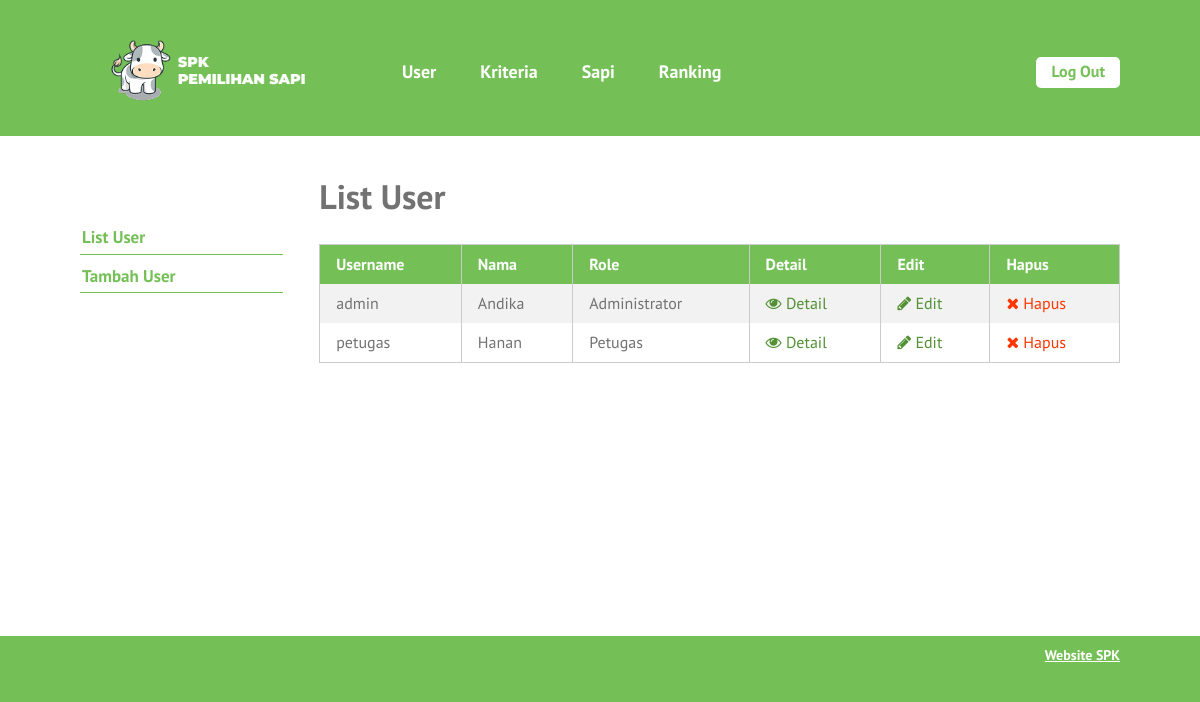
Screenshot of /list-user.php (signed in) with the database file from the repository.
### tables this page shows
CREATE TABLE `user` (
  `id_user` int(5) NOT NULL,
  `username` varchar(16) NOT NULL,
  `password` varchar(50) NOT NULL,
  `nama` varchar(70) NOT NULL,
  `email` varchar(50) DEFAULT NULL,
  `alamat` varchar(100) DEFAULT NULL,
  `role` char(1) NOT NULL
);

### list-user.php (the view, shortened to what this page needs)
<?php require_once('includes/init.php'); ?>
<?php
require_once('template-parts/header.php');
?>
	<div class="main-content-row">
	<div class="container clearfix">
		<?php include_once('template-parts/sidebar-user.php'); ?>
		<div class="main-content the-content">
			<h1>List User</h1>
			<?php
			$query = $pdo->prepare('SELECT id_user, username, nama, role FROM user');
			$query->execute();
			$query->setFetchMode(PDO::FETCH_ASSOC);
			if($query->rowCount() > 0):
			?>
			<table class="pure-table pure-table-striped">
				<thead>
					<tr>
						<th>Username</th>
						<th>Nama</th>
						<th>Role</th>
						<th>Detail</th>
						<th>Edit</th>
						<th>Hapus</th>
					</tr>
				</thead>
				<tbody>
					<?php while($hasil = $query->fetch()): ?>
						<tr>
							<td><?php echo $hasil['username']; ?></td>
							<td><?php echo $hasil['nama']; ?></td>
							<td>
							<?php
							if($hasil['role'] == 1) {
								echo 'Administrator';
							} elseif($hasil['role'] == 2) {
								echo 'Petugas';
							}
							?>
							</td>
							<td><a href="single-user.php?id=<?php echo $hasil['id_user']; ?>"><span class="fa fa-eye"></span> Detail</a></td>
							<td><a href="edit-user.php?id=<?php echo $hasil['id_user']; ?>"><span class="fa fa-pencil"></span> Edit</a></td>
							<td><a href="hapus-user.php?id=<?php echo $hasil['id_user']; ?>" class="red yaqin-hapus"><span class="fa fa-times"></span> Hapus</a></td>
						</tr>
					<?php endwhile; ?>
				</tbody>
			</table>
			<?php else: ?>
				<p>Maaf, belum ada data untuk user.</p>
			<?php endif; ?>
		</div>
	</div>
	</div>
<?php
require_once('template-parts/footer.php');

### stylesheets/style.css (style rules this page uses)
html,body,div,span,applet,object,iframe,h1,h2,h3,h4,h5,h6,p,blockquote,pre,a,abbr,acronym,address,big,cite,code,del,dfn,em,img,ins,kbd,q,s,samp,small,strike,strong,sub,sup,tt,var,b,u,i,center,dl,dt,dd,ol,ul,li,fieldset,form,label,legend,table,caption,tbody,tfoot,thead,tr,th,td,article,aside,canvas,details,embed,figure,figcaption,footer,header,hgroup,menu,nav,output,ruby,section,summary,time,mark,audio,video { margin:0;padding:0;border:0;font-size:100%;vertical-align:baseline }
body { line-height:1 }
table { border-collapse:collapse;border-spacing:0 }
*,*:before,*:after { -moz-box-sizing:border-box;-webkit-box-sizing:border-box;box-sizing:border-box }
.clearfix:before,.clearfix:after { content:" ";display:table }
.clear,.clearfix:after { clear:both }
a { color:#74c056;text-decoration:none }
.container { max-width:1100px;margin:0 auto;position:relative;padding:0 30px }
body { background:#74c056;font-family:"PT Sans",sans-serif;color:#727272;font-size:14px;line-height:1.3;font-weight:500 }
h1,h2,h3,h4,h5,h6 { font-weight:300 }
.pure-table { border-collapse:collapse;border-spacing:0;empty-cells:show;border:1px solid #cbcbcb;width:100% }
.pure-table td,.pure-table th { border-left:1px solid #cbcbcb;border-width:0 0 0 1px;font-size:inherit;margin:0;overflow:visible;padding:0.5em 1em }
.pure-table td:first-child,.pure-table th:first-child { border-left-width:0 }
.pure-table thead { background-color:#74c056;color:#fff;text-align:left;vertical-align:bottom }
.pure-table thead th { color:#fff }
.pure-table td { background-color:transparent }
.pure-table-striped tr:nth-child(2n-1) td { background-color:#f2f2f2 }
.the-content { font-size:16px;line-height:1.42857 }
.the-content a { color:#519133 }
.the-content h1,.the-content h2,.the-content h3,.the-content h4,.the-content h5,.the-content h6 { font-weight:700 }
.the-content h1 { font-size:34px;margin:0.8em 0 0.8em;padding:0;line-height:1.2 }
.the-content blockquote,.the-content table,.the-content p,.the-content ul,.the-content ol,.the-content dd,.the-content pre,.the-content iframe,.the-content .flxmap-container,.the-content hr { margin-bottom:1em }
.the-content table { margin-bottom:50px }
.the-content>h1:first-child,.the-content>h3:first-child,.the-content>h2:first-child { margin-top:0 }
.fa { display:inline-block;font:normal normal normal 14px/1 FontAwesome;font-size:inherit;text-rendering:auto;-webkit-font-smoothing:antialiased;-moz-osx-font-smoothing:grayscale }
.fa-remove:before,.fa-close:before,.fa-times:before { content:"\f00d" }
.fa-pencil:before { content:"\f040" }
.fa-eye:before { content:"\f06e" }
button,a { -webkit-transition:all .2s ease;-moz-transition:all .2s ease;-o-transition:all .2s ease;transition:all 0.2s ease }
span.red,a.red,.the-content span.red,.the-content a.red { color:#ff3600 }
.main-content { float:right;width:77%;padding:40px 0 }

### rows the page displays
user: username "admin", nama "Andika", role "Administrator"
user: username "petugas", nama "Hanan", role "Petugas"
